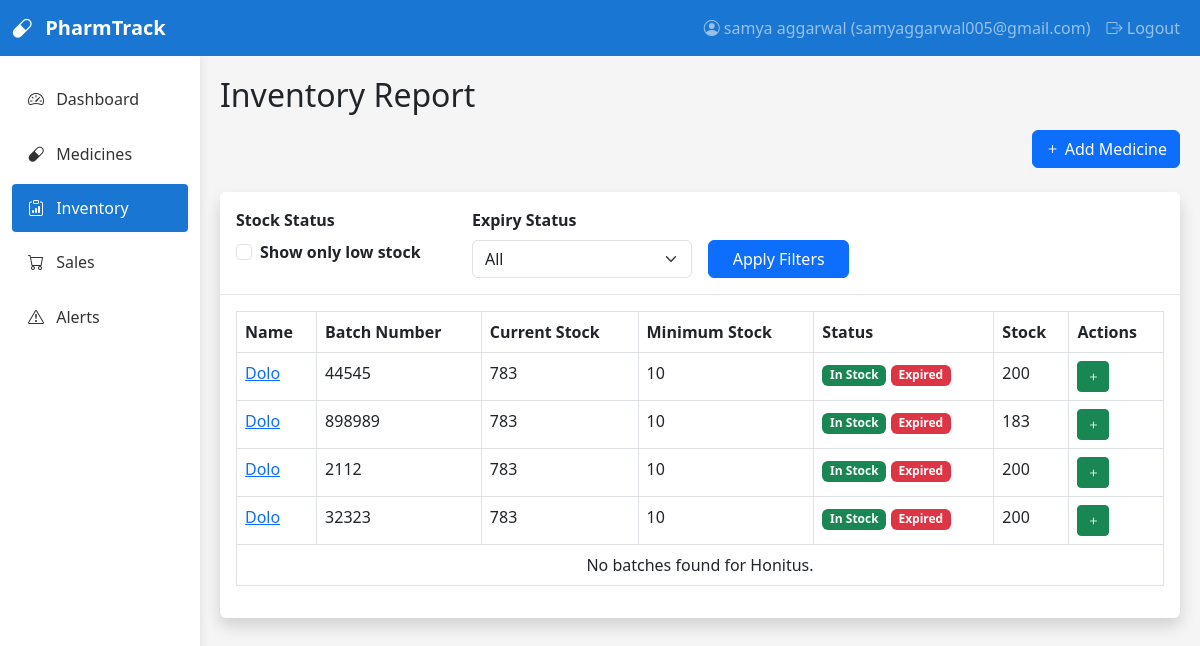
The page /inventory/report/ (signed in) on the database its author committed.
### medicine/models.py (models this page shows, shortened)
class MedicineUser(AbstractUser):
    username = None
    email = models.EmailField('Email Address', unique=True)
    first_name = models.CharField(max_length=30)
    last_name = models.CharField(max_length=30)
    is_active = models.BooleanField(default=True)
    is_staff = models.BooleanField(default=False)
    date_joined = models.DateTimeField(auto_now_add=True)
    USERNAME_FIELD = 'email'
    REQUIRED_FIELDS = ['first_name', 'last_name']
    objects = UserManager()
    def __str__(self):
        return f"{self.first_name} {self.last_name} ({self.email})"
    class Meta:
        verbose_name = 'User'
        verbose_name_plural = 'Users'

class Medicine(models.Model):
    name = models.CharField(max_length=100)
    generic_name = models.CharField(max_length=100, blank=True, null=True)
    category = models.TextField(max_length=50)
    description = models.TextField(blank=True, null=True)
    minimum_stock = models.PositiveIntegerField(default=10)
    supplier = models.TextField(max_length=50)
    user = models.ForeignKey(MedicineUser, on_delete=models.CASCADE, related_name='medicines')
    @property
    def current_stock(self):
        return sum(batch.current_quantity for batch in self.batches.filter(is_active=True))
    @property
    def is_low_stock(self):
        return self.current_stock < self.minimum_stock

class MedicineBatch(models.Model):
    medicine = models.ForeignKey(Medicine, on_delete=models.CASCADE, related_name='batches')
    user = models.ForeignKey(MedicineUser, on_delete=models.CASCADE, related_name='medicine_batches')
    batch_number = models.CharField(max_length=50)
    manufacturing_date = models.DateField()
    expiry_date = models.DateField()
    purchase_price = models.DecimalField(max_digits=10, decimal_places=2)
    selling_price = models.DecimalField(max_digits=10, decimal_places=2)
    quantity_received = models.PositiveIntegerField()
    current_quantity = models.PositiveIntegerField()
    received_date = models.DateField(default=timezone.now)
    is_active = models.BooleanField(default=True)
    class Meta:
        verbose_name_plural = "Medicine Batches"

### medicine/views.py (the view)
# urls.py: path('inventory/report/', views.inventory_report, name='inventory_report'),
@login_required
def inventory_report(request):
    medicines = Medicine.objects.filter(user=request.user)
    low_stock = request.GET.get('low_stock')
    expiry_filter = request.GET.get('expiry')
    if low_stock:
        medicines = [m for m in medicines if m.is_low_stock]
    today = timezone.now().date()
    today = timezone.now().date()
    soon_expiry_date = today + timedelta(days=30)
    if expiry_filter == 'expired':
        medicines = [m for m in medicines if m.expired_batches.exists()]
    elif expiry_filter == 'soon':
        medicines = [m for m in medicines if m.soon_to_expire_batches.exists()]
    context = {
        'medicines': medicines,
        'low_stock_filter': low_stock,
        'expiry_filter': expiry_filter,
        'today': today,
        'soon_expiry_date': soon_expiry_date,
    }
    return render(request, 'medicine/inventory_report.html', context)

### medicine/templates/medicine/inventory_report.html (shortened to what this page needs)
{% extends 'medicine/base.html' %}
{% block page_title %}Inventory Report{% endblock %}
{% block page_actions %}
<a href="{% url 'medicine_add' %}" class="btn btn-primary">
    <i class="bi bi-plus"></i> Add Medicine
</a>
{% endblock %}
{% block content %}
<div class="card shadow mb-4">
    <div class="card-header py-3">
        <div class="row">
            <div class="col-md-12">
                <form method="get" class="row g-3">
                    <div class="col-md-3">
                        <label for="low_stock" class="form-label">Stock Status</label>
                        <div class="form-check">
                            <input class="form-check-input" type="checkbox" id="low_stock" name="low_stock" value="true" {% if low_stock_filter %}checked{% endif %}>
                            <label class="form-check-label" for="low_stock">
                                Show only low stock
                            </label>
                        </div>
                    </div>
                    <div class="col-md-3">
                        <label for="expiry" class="form-label">Expiry Status</label>
                        <select name="expiry" id="expiry" class="form-select">
                            <option value="">All</option>
                        </select>
                    </div>
                    <div class="col-md-2 d-flex align-items-end">
                        <button type="submit" class="btn btn-primary w-100">Apply Filters</button>
                    </div>
                </form>
            </div>
        </div>
    </div>
    <div class="card-body">
        <div class="table-responsive">
            <table class="table table-bordered table-hover">
                <thead>
                    <tr>
                        <th>Name</th>
                        <th>Batch Number</th>
                        <th>Current Stock</th>
                        <th>Minimum Stock</th>
                        <th>Status</th>
                        <th>Stock</th>
                        <th>Actions</th>
                    </tr>
                </thead>
                <tbody>
                    {% for medicine in medicines %}
                        {% for batch in medicine.batches.all %}
                        <tr>
                            <td><a href="/">{{ medicine.name }}</a></td>
                            <td>{{ batch.batch_number }}</td>
                            <td>{{ medicine.current_stock }}</td>
                            <td>{{ medicine.minimum_stock }}</td>
                            <td>
                                {% if medicine.is_low_stock %}
                                <span class="badge bg-danger">Low Stock</span>
                                {% else %}
                                <span class="badge bg-success">In Stock</span>
                                {% endif %}
                                {% if batch.expiry_date and batch.expiry_date < today %}
                                <span class="badge bg-danger">Expired</span>
                                {% elif batch.expiry_date and batch.expiry_date <= soon_expiry_date %}
                                <span class="badge bg-warning text-dark">Expiring Soon</span>
                                {% endif %}
                            </td>
                            <td>{{ batch.current_quantity }}</td>
                            <td>
                                <div class="btn-group">
                                    <a href="{% url 'add_medicine_batch' medicine_id=medicine.pk %}" class="btn btn-sm btn-success">
                                        <i class="bi bi-plus"></i>
                                    </a>
                                </div>
                            </td>
                        </tr>
                        {% empty %}
                        <tr>
                            <td colspan="7" class="text-center">No batches found for {{ medicine.name }}.</td>
                        </tr>
                        {% endfor %}
                    {% empty %}
                    <tr>
                        <td colspan="7" class="text-center">No medicines found matching the criteria.</td>
                    </tr>
                    {% endfor %}
                </tbody>
            </table>
        </div>
    </div>
</div>
{% endblock %}

### medicine/templates/medicine/base.html (shortened to what this page needs)
<!DOCTYPE html>
<html lang="en">
<head>
    <link href="https://cdn.jsdelivr.net/npm/bootstrap@5.3.0-alpha1/dist/css/bootstrap.min.css" rel="stylesheet">
    <link rel="stylesheet" href="https://cdn.jsdelivr.net/npm/bootstrap-icons@1.10.3/font/bootstrap-icons.css">
</head>
<body>
    <nav class="navbar navbar-expand-lg navbar-dark" style="background-color: var(--primary-color);">
        <div class="container-fluid">
            <a class="navbar-brand" href="{% url 'dashboard' %}">
                <i class="bi bi-capsule me-2"></i>
                PharmTrack
            </a>
            <div class="collapse navbar-collapse" id="navbarNav">
                <ul class="navbar-nav ms-auto">
                    <li class="nav-item">
                        <a class="nav-link" href="#">
                            <i class="bi bi-person-circle"></i> {{request.user}}
                        </a>
                    </li>
                    <li class="nav-item">
                        <a class="nav-link" href="{% url 'logout' %}">
                            <i class="bi bi-box-arrow-right"></i> Logout
                        </a>
                    </li>
                </ul>
            </div>
        </div>
    </nav>
    <div class="container-fluid">
        <div class="row">
            <div class="col-md-3 col-lg-2 sidebar py-3">
                <ul class="nav flex-column">
                    <li class="nav-item">
                        <a class="nav-link {% if request.path == '/' %}active{% endif %}" href="{% url 'dashboard' %}">
                            <i class="bi bi-speedometer2"></i> Dashboard
                        </a>
                    </li>
                    <li class="nav-item">
                        <a class="nav-link {% if 'medicines' in request.path %}active{% endif %}" href="{% url 'medicine_list' %}">
                            <i class="bi bi-capsule"></i> Medicines
                        </a>
                    </li>
                    <li class="nav-item">
                        <a class="nav-link {% if 'inventory/report' in request.path %}active{% endif %}" href="{% url 'inventory_report' %}">
                            <i class="bi bi-clipboard-data"></i> Inventory
                        </a>
                    </li>
                    <li class="nav-item">
                        <a class="nav-link {% if 'sales' in request.path %}active{% endif %}" href="{% url 'sale_list' %}">
                            <i class="bi bi-cart"></i> Sales
                        </a>
                    </li>
                    <li class="nav-item">
                        <a class="nav-link position-relative {% if 'alerts' in request.path %}active{% endif %}" href="{% url 'low_stock_alerts' %}">
                            <i class="bi bi-exclamation-triangle"></i> Alerts
                        </a>
                    </li>
                </ul>
            </div>
            <div class="col-md-9 col-lg-10 main-content">
                <div class="mb-4">
                    <h2 class="mb-3">{% block page_title %}{% endblock %}</h2>
                    <div class="d-flex justify-content-between">
                        <div>
                            {% block page_actions %}{% endblock %}
                        </div>
                    </div>
                </div>
                {% block content %}{% endblock %}
            </div>
        </div>
    </div>
</body>
</html>

### medicine/templates/medicine/base.html (style rules this page uses)
:root { --primary-color: #1976D2; --secondary-color: #64B5F6; --success-color: #4CAF50; --danger-color: #F44336; --warning-color: #FFC107; }
body { font-family: 'Segoe UI', Tahoma, Geneva, Verdana, sans-serif; background-color: #f5f5f5; }
.sidebar { background-color: #fff; min-height: calc(100vh - 56px); box-shadow: 0 0 10px rgba(0, 0, 0, 0.1); }
.sidebar .nav-link { color: #333; padding: 0.75rem 1rem; border-radius: 0.25rem; margin: 0.2rem 0; }
.sidebar .nav-link.active { background-color: var(--primary-color); color: white; }
.sidebar .nav-link i { margin-right: 0.5rem; }
.navbar-brand { font-weight: 600; }
.main-content { padding: 20px; }
.card { border: none; box-shadow: 0 0 10px rgba(0, 0, 0, 0.1); margin-bottom: 20px; }
.card-header { background-color: #fff; border-bottom: 1px solid rgba(0, 0, 0, 0.1); font-weight: 600; }

### rows shown on the page
MedicineUser: user "samya aggarwal (samyaggarwal005@gmail.com)"
Medicine: name "Dolo", current_stock "783", minimum_stock "10"
MedicineBatch: batch_number "44545", shows "In Stock", expiry_date "Expired", current_quantity "200"
MedicineBatch: batch_number "898989", shows "In Stock", expiry_date "Expired", current_quantity "183"
MedicineBatch: batch_number "2112", shows "In Stock", expiry_date "Expired", current_quantity "200"
MedicineBatch: batch_number "32323", shows "In Stock", expiry_date "Expired", current_quantity "200"
Medicine: name "Honitus"
